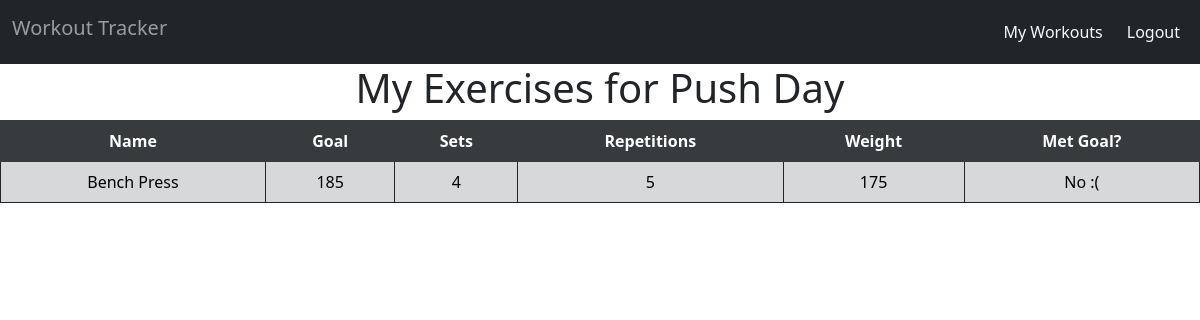
The app's page /exercises/exercise/1/ (signed in) with its own data.
### tracker/models.py (models this page shows, shortened)
class Workout(models.Model):
    name = models.CharField(max_length=100)
    description = models.TextField(default=None)
    created_on = models.DateTimeField(auto_now_add=True)
    updated_on = models.DateTimeField(auto_now=True)
    user = models.ForeignKey(
        settings.AUTH_USER_MODEL,
        related_name="workouts",
        on_delete=models.CASCADE,
        null=True
    )

### exercises/models.py (models this page shows, shortened)
class Exercise(models.Model):
    created_on = models.DateTimeField(auto_now_add=True)
    name = models.CharField(max_length=150)
    goal = models.CharField(max_length=200, default=0)
    sets = models.PositiveSmallIntegerField(default=0)
    reps = models.PositiveSmallIntegerField(default=0)
    weight = models.PositiveSmallIntegerField(default=0)
    met_goal = models.BooleanField(default=False)
    updated_on = models.DateTimeField(auto_now=True)
    workout = models.ForeignKey(
        "tracker.Workout",
        related_name="exercises",
        on_delete=models.CASCADE,
        null=True,
    )
    user = models.ForeignKey(
        settings.AUTH_USER_MODEL,
        related_name="exercises",
        on_delete=models.CASCADE,
    )

### exercises/views.py (the view)
# urls.py: path("exercise/<int:id>/", show_my_exercises, name="show_my_exercises"),
@login_required
def show_my_exercises(request, id):
    workout = get_object_or_404(Workout, id=id)
    exercises = Exercise.objects.filter(user=request.user).filter(id=id)
    context = {
        "exercises": exercises,
        "workout": workout,
    }
    return render(request, "exercises/show_my_exercises.html", context)

### exercises/templates/exercises/show_my_exercises.html (shortened to what this page needs)
{% extends 'base.html' %}
{% block content %}
    <div class="text-center">
        <h1>My Exercises for {{ workout.name }}</h1>
        {% if exercises|length == 0 %}
        <p>There are no exercises at the moment.</p>
        {% else %}
        <table class="table table-secondary table-striped table-hover table-bordered border-dark">
            <thead class="table-dark">
                <tr class="table-active">
                    <th scope="col">Name</th>
                    <th scope="col">Goal</th>
                    <th scope="col">Sets</th>
                    <th scope="col">Repetitions</th>
                    <th scope="col">Weight</th>
                    <th scope="col">Met Goal?</th>
                </tr>
            </thead>
            <tbody>
                {% for exercise in exercises %}
                <tr>
                    <td>{{ exercise.name }}</td>
                    <td>{{ exercise.goal }}</td>
                    <td>{{ exercise.sets }}</td>
                    <td>{{ exercise.reps }}</td>
                    <td>{{ exercise.weight }}</td>
                    <td>{{ exercise.met_goal|yesno:"Yes!, No :(" }}</td>
                </tr>
                {% endfor %}
            </tbody>
        </table>
        {% endif %}
    </div>
{% endblock content %}

### records on screen
Workout: name "Push Day"
Exercise: name "Bench Press", goal "185", sets "4", reps "5", weight "175", met_goal "No :("
